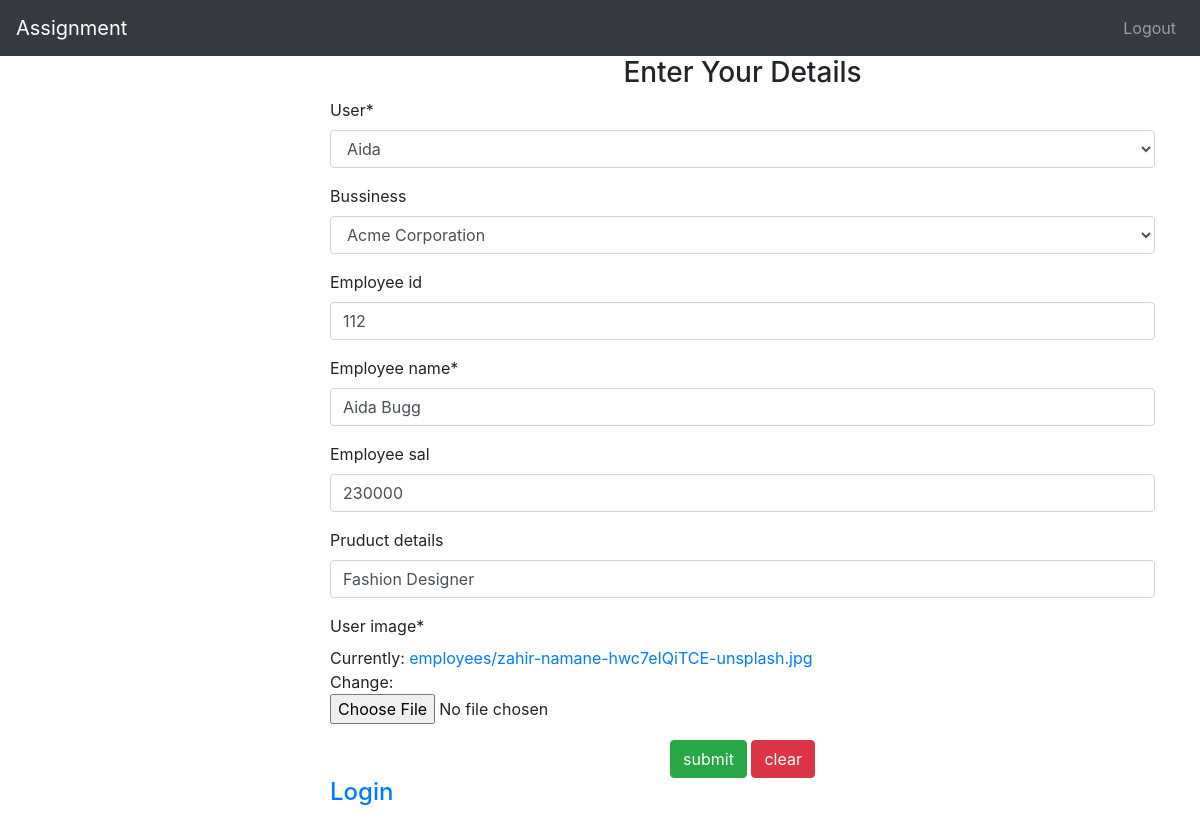
Page /employee/3/edit (signed in) on the committed database.
### employee/models.py (models this page shows, shortened)
class Employee(models.Model):
    user = models.OneToOneField(User, on_delete=models.CASCADE)
    bussiness = models.ForeignKey(Business,on_delete=models.CASCADE, null=True, blank=True)
    employee_id = models.CharField(max_length=20, null=True, blank=True)
    employee_name = models.CharField(max_length=100)
    employee_sal = models.PositiveIntegerField(null=True, blank=True)
    pruduct_details = models.CharField(max_length=200, null=True, blank=True)
    user_image = models.ImageField(upload_to='employees/')

### employee/views.py (the view)
# urls.py: path('<int:id>/edit', employee_edit_view, name="employee-edit"),
def employee_edit_view(request,id):
    if not request.user.is_authenticated:
        return redirect('/employee/login')
    context = {}
    employee = Employee.objects.get(user=id)
    form = EmployeeForm(request.POST or None, request.FILES or None, instance = employee)
    if request.POST:
        if form.is_valid():
            form.save()
            return redirect('/')
        else:
            return HttpResponse('Not Valid')
    else:
        context['form'] = form
    return render(request, 'employee/employee_edit.html', context)

### employee/form.py
class EmployeeForm(forms.ModelForm):
	class Meta:
		model = Employee
		fields = '__all__'

### business/models.py (called while the page is built)
    def __str__(self):
        return self.business_name

### templates/employee/employee_edit.html (shortened to what this page needs)
{% extends 'base.html' %}
{% block content %}
<div class="container">
    <div class="row">
        <div class="offset-md-3 col md-6">
            {% load crispy_forms_tags %}
            <form method="post" enctype="multipart/form-data">
                <center>
                    <h3>Enter Your Details</h3>
                </center>
                {{ form|crispy }}
                <center>
                    <input type="submit" value="submit" class="btn btn-success">
                    <input type="reset" value="clear" class="btn btn-danger">
                </center>
                <h4><a href="/employee/login">Login</a> </h4>
            </form>
        </div>
    </div>
</div>
{% endblock %}

### rows in the picture
Employee: user "Aida", bussiness "Acme Corporation", employee_id "112", employee_name "Aida Bugg", employee_sal "230000", pruduct_details "Fashion Designer"
